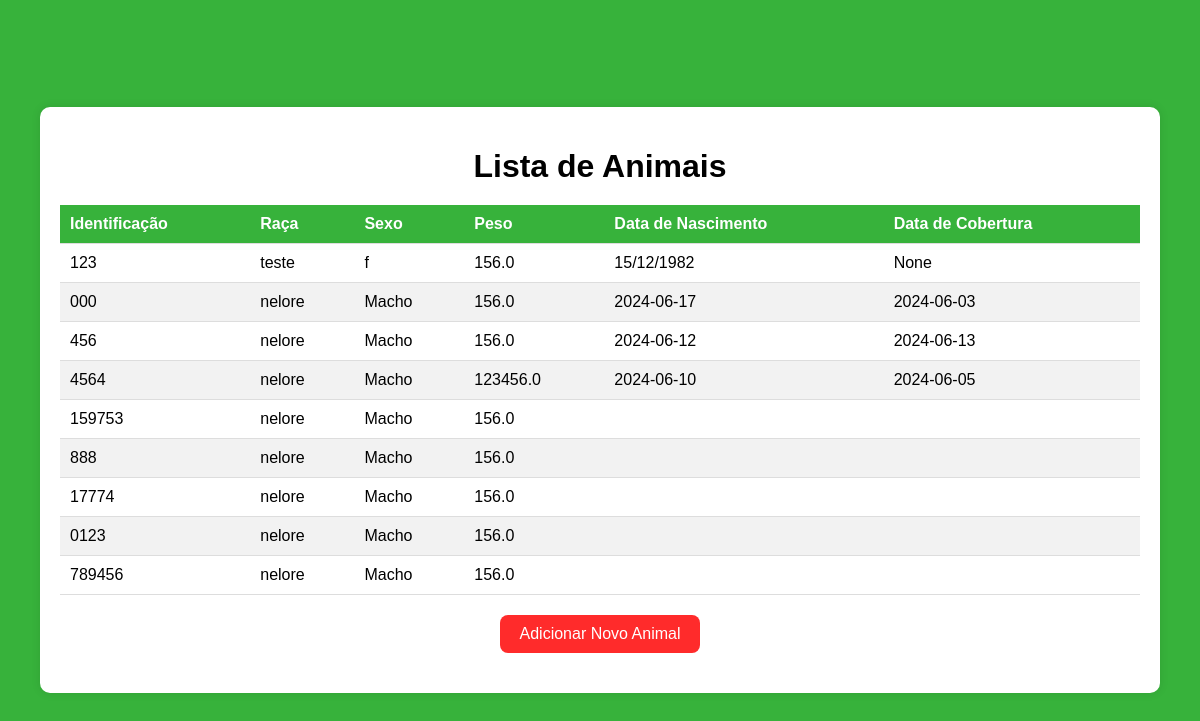
Page /list on the committed database.
### app.py (models this page shows)
class Animal(db.Model):
    id = db.Column(db.Integer, primary_key=True)
    identificacao = db.Column(db.String(50), unique=True, nullable=False)
    raca = db.Column(db.String(100), nullable=False)
    sexo = db.Column(db.String(10), nullable=False)
    peso = db.Column(db.Float, nullable=False)
    data_de_nascimento = db.Column(db.String(10), nullable=False)
    data_de_cobertura = db.Column(db.String(10), nullable=False)

### app.py (the view)
@app.route('/list')
def animal_list():
    animais = Animal.query.all()
    return render_template('animal_list.html', animais=animais)

### templates/animal_list.html (shortened to what this page needs)
<!DOCTYPE html>
<html lang="pt-BR">
<head>
</head>
<body>
    <div class="container">
        <h1 class="title">Lista de Animais</h1>
        <table>
            <thead>
                <tr>
                    <th>Identificação</th>
                    <th>Raça</th>
                    <th>Sexo</th>
                    <th>Peso</th>
                    <th>Data de Nascimento</th>
                    <th>Data de Cobertura</th>
                </tr>
            </thead>
            <tbody>
                {% for animal in animais %}
                <tr>
                    <td>{{ animal.identificacao }}</td>
                    <td>{{ animal.raca }}</td>
                    <td>{{ animal.sexo }}</td>
                    <td>{{ animal.peso }}</td>
                    <td>{{ animal.data_de_nascimento }}</td>
                    <td>{{ animal.data_de_cobertura }}</td>
                </tr>
                {% endfor %}
            </tbody>
        </table>
        <a href="/add" class="add-animal">Adicionar Novo Animal</a>
    </div>
</body>
</html>

### templates/animal_list.html (style rules this page uses)
body { font-family: 'Lucida Sans', 'Lucida Sans Regular', 'Lucida Grande', 'Lucida Sans Unicode', Geneva, Verdana, sans-serif; background-color: #37b23b; margin: 0; padding: 0; display: flex; flex-direction: column; align-items: center; justify-content: center; min-height: 100vh; }
.container { width: 90%; max-width: 1200px; background-color: #ffffff; padding: 20px; border-radius: 10px; box-shadow: 0 0 10px rgba(0, 0, 0, 0.1); margin: 20px 0; }
.title { text-align: center; color: #000000; margin-bottom: 20px; }
table { width: 100%; border-collapse: collapse; }
th, td { padding: 10px; text-align: left; border-bottom: 1px solid #ddd; }
th { background-color: #37b23b; color: white; }
tr:nth-child(even) { background-color: #f2f2f2; }
.add-animal { display: block; width: fit-content; margin: 20px auto; background-color: #ff2b2b; color: white; padding: 10px 20px; text-align: center; text-decoration: none; border-radius: 8px; transition: background-color 0.3s ease; }

### rows in the picture
Animal: identificacao "123", raca "teste", sexo "f", peso "156.0", data_de_nascimento "15/12/1982", data_de_cobertura "None"
Animal: identificacao "000", raca "nelore", sexo "Macho", peso "156.0", data_de_nascimento "2024-06-17", data_de_cobertura "2024-06-03"
Animal: identificacao "456", raca "nelore", sexo "Macho", peso "156.0", data_de_nascimento "2024-06-12", data_de_cobertura "2024-06-13"
Animal: identificacao "4564", raca "nelore", sexo "Macho", peso "123456.0", data_de_nascimento "2024-06-10", data_de_cobertura "2024-06-05"
Animal: identificacao "159753", raca "nelore", sexo "Macho", peso "156.0"
Animal: identificacao "888", raca "nelore", sexo "Macho", peso "156.0"
Animal: identificacao "17774", raca "nelore", sexo "Macho", peso "156.0"
Animal: identificacao "0123", raca "nelore", sexo "Macho", peso "156.0"
Animal: identificacao "789456", raca "nelore", sexo "Macho", peso "156.0"
